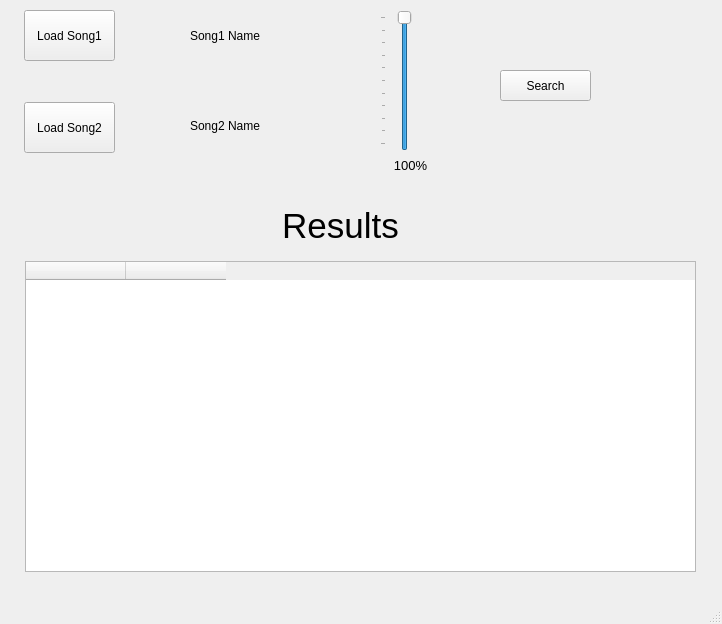
<?xml version="1.0" encoding="UTF-8"?>
<ui version="4.0">
 <class>MainWindow</class>
 <widget class="QMainWindow" name="MainWindow">
  <property name="geometry">
   <rect>
    <x>0</x>
    <y>0</y>
    <width>722</width>
    <height>624</height>
   </rect>
  </property>
  <property name="windowTitle">
   <string>Shazam_like_app</string>
  </property>
  <widget class="QWidget" name="centralwidget">
   <widget class="QPushButton" name="pushButton">
    <property name="geometry">
     <rect>
      <x>-120</x>
      <y>210</y>
      <width>75</width>
      <height>23</height>
     </rect>
    </property>
    <property name="text">
     <string>PushButton</string>
    </property>
   </widget>
   <widget class="QPushButton" name="load1Btn">
    <property name="geometry">
     <rect>
      <x>24</x>
      <y>10</y>
      <width>91</width>
      <height>51</height>
     </rect>
    </property>
    <property name="text">
     <string>Load Song1</string>
    </property>
   </widget>
   <widget class="QPushButton" name="load2Btn">
    <property name="geometry">
     <rect>
      <x>24</x>
      <y>102</y>
      <width>91</width>
      <height>51</height>
     </rect>
    </property>
    <property name="text">
     <string>Load Song2</string>
    </property>
   </widget>
   <widget class="QSlider" name="slider">
    <property name="geometry">
     <rect>
      <x>380</x>
      <y>10</y>
      <width>41</width>
      <height>141</height>
     </rect>
    </property>
    <property name="maximum">
     <number>100</number>
    </property>
    <property name="value">
     <number>100</number>
    </property>
    <property name="orientation">
     <enum>Qt::Vertical</enum>
    </property>
    <property name="tickPosition">
     <enum>QSlider::TicksAbove</enum>
    </property>
   </widget>
   <widget class="QLabel" name="label">
    <property name="geometry">
     <rect>
      <x>190</x>
      <y>20</y>
      <width>311</width>
      <height>31</height>
     </rect>
    </property>
    <property name="text">
     <string>Song1 Name</string>
    </property>
   </widget>
   <widget class="QLabel" name="label_2">
    <property name="geometry">
     <rect>
      <x>190</x>
      <y>110</y>
      <width>311</width>
      <height>31</height>
     </rect>
    </property>
    <property name="text">
     <string>Song2 Name</string>
    </property>
   </widget>
   <widget class="QLabel" name="sliderLabel">
    <property name="geometry">
     <rect>
      <x>390</x>
      <y>150</y>
      <width>41</width>
      <height>31</height>
     </rect>
    </property>
    <property name="font">
     <font>
      <pointsize>10</pointsize>
     </font>
    </property>
    <property name="text">
     <string>100%</string>
    </property>
    <property name="alignment">
     <set>Qt::AlignCenter</set>
    </property>
   </widget>
   <widget class="QPushButton" name="searchBtn">
    <property name="geometry">
     <rect>
      <x>500</x>
      <y>70</y>
      <width>91</width>
      <height>31</height>
     </rect>
    </property>
    <property name="text">
     <string>Search</string>
    </property>
   </widget>
   <widget class="QLabel" name="label_3">
    <property name="geometry">
     <rect>
      <x>220</x>
      <y>210</y>
      <width>241</width>
      <height>31</height>
     </rect>
    </property>
    <property name="font">
     <font>
      <pointsize>26</pointsize>
     </font>
    </property>
    <property name="text">
     <string>Results</string>
    </property>
    <property name="textFormat">
     <enum>Qt::AutoText</enum>
    </property>
    <property name="alignment">
     <set>Qt::AlignCenter</set>
    </property>
   </widget>
   <widget class="QTableWidget" name="tableWidget">
    <property name="geometry">
     <rect>
      <x>25</x>
      <y>261</y>
      <width>671</width>
      <height>311</height>
     </rect>
    </property>
    <property name="sizeAdjustPolicy">
     <enum>QAbstractScrollArea::AdjustToContents</enum>
    </property>
    <property name="editTriggers">
     <set>QAbstractItemView::NoEditTriggers</set>
    </property>
    <column>
     <property name="text">
      <string/>
     </property>
    </column>
    <column>
     <property name="text">
      <string/>
     </property>
    </column>
   </widget>
  </widget>
  <widget class="QMenuBar" name="menubar">
   <property name="geometry">
    <rect>
     <x>0</x>
     <y>0</y>
     <width>722</width>
     <height>21</height>
    </rect>
   </property>
  </widget>
  <widget class="QStatusBar" name="statusbar"/>
 </widget>
 <resources/>
 <connections/>
</ui>
